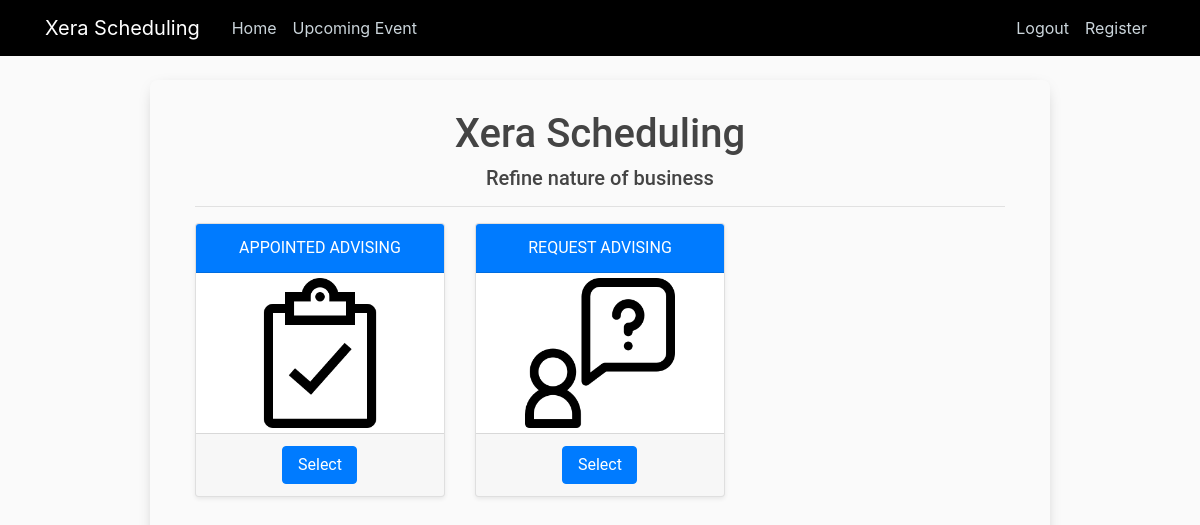
Page /ezz/subpurpose/4 on the committed database.
### premiers/models.py (models this page shows, shortened)
class SubPurpose(models.Model):
    main_purpose = models.ForeignKey(MainPurpose, on_delete=models.CASCADE)
    sub_item = models.CharField(max_length=200, null=True)
    sub_weight = models.FloatField(null=True)
    image = models.ImageField(default='default.jpg', upload_to='SubPurpose_pics')
    description = models.TextField(max_length=1000, blank=True, null=True)

### premiers/views.py (the view)
# urls.py: path('subpurpose/<int:pro_id>', views.subpurpose.as_view(), name='ezz-subpurpose'),
class subpurpose(TemplateView):
    template_name = "meetings/subpurpose.html"
    def get_context_data(self, **kwargs):
        context = super().get_context_data(**kwargs)
        main_id = self.kwargs['pro_id']
        context['subs'] = SubPurpose.objects.filter(main_purpose_id=main_id)
        return context

### premiers/templates/meetings/subpurpose.html
{% extends "premiers/base.html" %}
{% block content %}
<div class="event-container">
    <div class="event">
        <div class="container" style="margin: 30px">
            <h1 class="text-center"> Xera Scheduling </h1>
            <h5 class="text-center"> Refine nature of business </h5>
            <hr>
            <div class="row mt-3">
                {% for sub in subs %}
                <div class="col-md-4">
                    <div class="card mb-4 shadow-sm">
                        <div class="card-header align-items-center d-flex justify-content-center bg-primary text-white">
                            <input type="hidden">{{sub.sub_item}}</input>
                        </div>
                        <div style=" text-align: center; display: block; margin-top: 5px; margin-bottom: 5px">
                            <img src="{{sub.image.url}}" alt="" class="img-fluid" style="width: 150px; height:150px;">
                        </div>
                        <div class="card-footer text-center">
                            <a style="width:75px" href="{% url 'ezz-recommend' sub.id %}" class="btn btn-primary">Select</a>
                        </div>
                    </div>
                    <br>
                </div>
                {% endfor %}
            </div>
        </div>
    </div>
</div>
{% endblock content %}

### premiers/static/premiers/main.css (style rules this page uses)
body { background: #fafafa; color: #333333; margin-top: 5rem; }
h1, h2, h3, h4, h5, h6 { color: #444444; }
.event-container { font-family: "Roboto", sans-serif; max-width: 900px; margin: 0 auto; justify-content: center; }
.event-container .event { box-shadow: 0 4px 16px -8px rgba(0, 0, 0, 0.4); display: flex; border-radius: 8px; margin: 32px 0; }
.container { justify-content: center; }

### rows in the picture
SubPurpose: sub_item "APPOINTED ADVISING", image (picture)
SubPurpose: sub_item "REQUEST ADVISING", image (picture)
